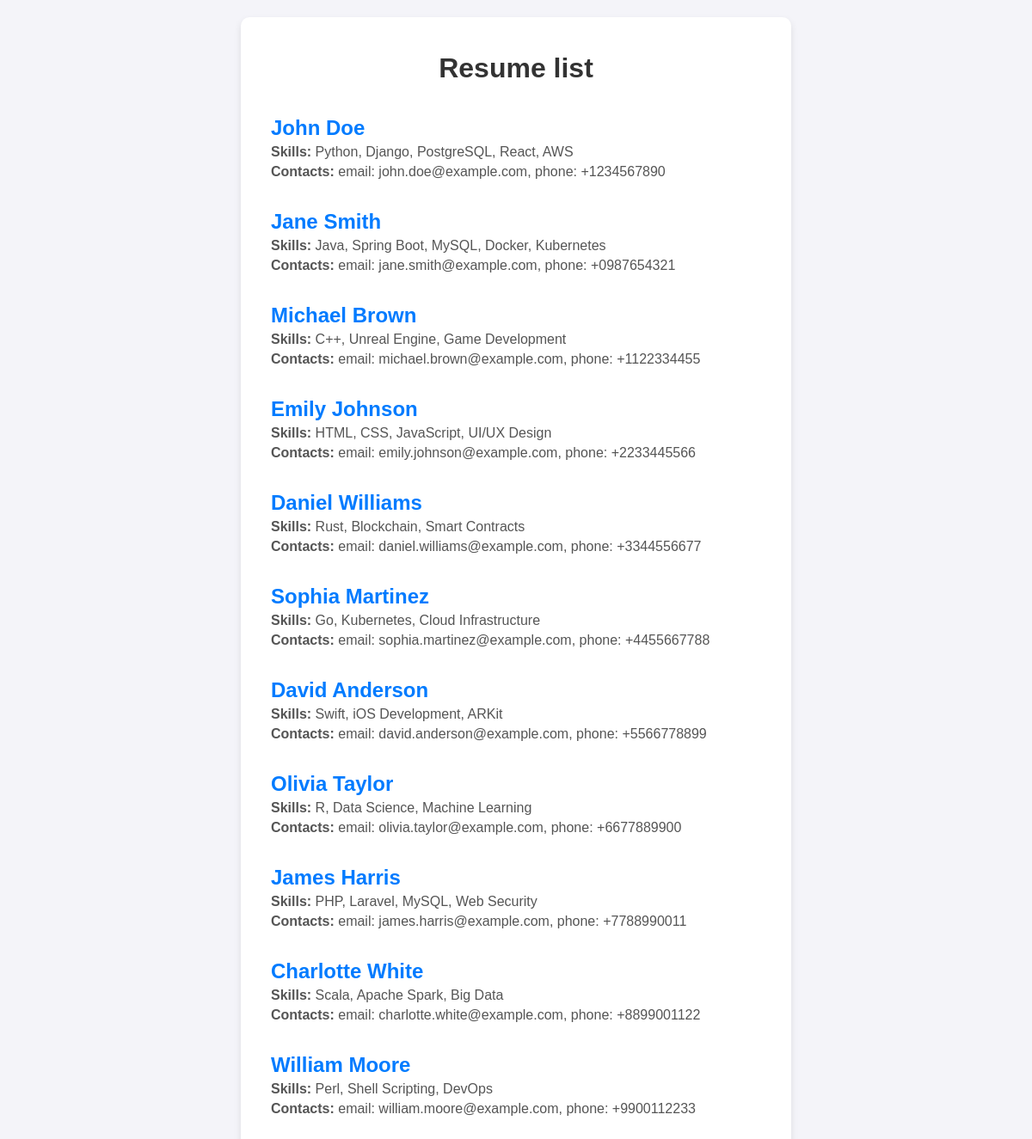
The page / on the database its author committed.
### main/models.py (models this page shows, shortened)
class CV(models.Model):
    id = models.AutoField(primary_key=True)
    firstname = models.CharField(max_length=255)
    lastname = models.CharField(max_length=255)
    skills = models.CharField(max_length=255, blank=True)
    projects = models.TextField(blank=True)
    bio = models.TextField(blank=True)
    contacts = models.TextField(blank=True)

### main/views.py (the view, shortened to what this page needs)
# urls.py: path("", CVListView.as_view(), name="cv_list"),
class CVListView(View):
    def __init__(self):
        self._cv_repo = CvRepository()

### main/repositories/request_log.py (called while the page is built)
    def create_request_log(self, request: HttpRequest, response: HttpResponse) -> RequestLog:
        return RequestLog.objects.create(
            http_method=request.method,
            path=request.path,
            query=request.get_full_path_info().split('/')[-1],
            ip_address=request.META["REMOTE_ADDR"],
            status=response.status_code
        )

### main/templates/cv_list.html (shortened to what this page needs)
<!doctype html>
<html lang="uk">
    <head>
    </head>
    <body>
        <main class="cv-list-container">
            <h1>Resume list</h1>
            {% for cv in cv_list %}
            <li>
                <a href="/cv/{{ cv.id }}">
                    <div class="cv-item">
                        <h2>{{cv.firstname}} {{cv.lastname}}</h2>
                        <p><strong>Skills:</strong> {{cv.skills}}</p>
                        <p><strong>Contacts:</strong> {{cv.contacts}}</p>
                    </div>
                </a>
            </li>
            {% endfor %}
        </main>
    </body>
</html>

### main/templates/cv_list.html (style rules this page uses)
body { font-family: Arial, sans-serif; background-color: #f4f4f9; margin: 0; padding: 20px; display: flex; justify-content: center; }
.cv-list-container { background: white; padding: 20px; max-width: 600px; width: 100%; border-radius: 10px; box-shadow: 0 4px 8px rgba(0, 0, 0, 0.1); }
h1 { color: #333; text-align: center; }
.cv-item { padding: 15px; border-bottom: 1px solid #ddd; }
.cv-item:last-child { border-bottom: none; }
.cv-item h2 { margin: 0; color: #007bff; }
.cv-item p { margin: 5px 0; color: #555; }
li { list-style-type: none; }
a { text-decoration: none; }

### rows shown on the page
CV: firstname "John", lastname "Doe", skills "Python, Django, PostgreSQL, React, AWS", contacts "email: john.doe@example.com, phone: +1234567890"
CV: firstname "Jane", lastname "Smith", skills "Java, Spring Boot, MySQL, Docker, Kubernetes", contacts "email: jane.smith@example.com, phone: +0987654321"
CV: firstname "Michael", lastname "Brown", skills "C++, Unreal Engine, Game Development", contacts "email: michael.brown@example.com, phone: +1122334455"
CV: firstname "Emily", lastname "Johnson", skills "HTML, CSS, JavaScript, UI/UX Design", contacts "email: emily.johnson@example.com, phone: +2233445566"
CV: firstname "Daniel", lastname "Williams", skills "Rust, Blockchain, Smart Contracts", contacts "email: daniel.williams@example.com, phone: +3344556677"
CV: firstname "Sophia", lastname "Martinez", skills "Go, Kubernetes, Cloud Infrastructure", contacts "email: sophia.martinez@example.com, phone: +4455667788"
CV: firstname "David", lastname "Anderson", skills "Swift, iOS Development, ARKit", contacts "email: david.anderson@example.com, phone: +5566778899"
CV: firstname "Olivia", lastname "Taylor", skills "R, Data Science, Machine Learning", contacts "email: olivia.taylor@example.com, phone: +6677889900"
CV: firstname "James", lastname "Harris", skills "PHP, Laravel, MySQL, Web Security", contacts "email: james.harris@example.com, phone: +7788990011"
CV: firstname "Charlotte", lastname "White", skills "Scala, Apache Spark, Big Data", contacts "email: charlotte.white@example.com, phone: +8899001122"
CV: firstname "William", lastname "Moore", skills "Perl, Shell Scripting, DevOps", contacts "email: william.moore@example.com, phone: +9900112233"
